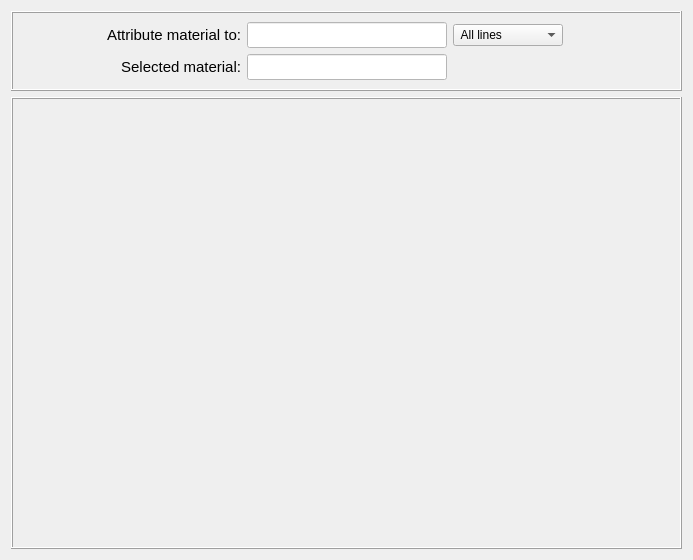
<?xml version="1.0" encoding="UTF-8"?>
<ui version="4.0">
 <class>Dialog</class>
 <widget class="QDialog" name="Dialog">
  <property name="geometry">
   <rect>
    <x>0</x>
    <y>0</y>
    <width>693</width>
    <height>560</height>
   </rect>
  </property>
  <property name="windowTitle">
   <string>Dialog</string>
  </property>
  <layout class="QGridLayout" name="gridLayout">
   <item row="1" column="0">
    <widget class="QFrame" name="frame_main_widget">
     <property name="frameShape">
      <enum>QFrame::Box</enum>
     </property>
     <property name="frameShadow">
      <enum>QFrame::Raised</enum>
     </property>
    </widget>
   </item>
   <item row="0" column="0">
    <widget class="QFrame" name="frame">
     <property name="minimumSize">
      <size>
       <width>400</width>
       <height>0</height>
      </size>
     </property>
     <property name="maximumSize">
      <size>
       <width>800</width>
       <height>80</height>
      </size>
     </property>
     <property name="frameShape">
      <enum>QFrame::Box</enum>
     </property>
     <property name="frameShadow">
      <enum>QFrame::Raised</enum>
     </property>
     <property name="lineWidth">
      <number>1</number>
     </property>
     <layout class="QGridLayout" name="gridLayout_2">
      <item row="0" column="0">
       <widget class="QLabel" name="label">
        <property name="font">
         <font>
          <family>MS Shell Dlg 2</family>
          <pointsize>11</pointsize>
          <weight>50</weight>
          <bold>false</bold>
         </font>
        </property>
        <property name="text">
         <string>&lt;html&gt;&lt;head/&gt;&lt;body&gt;&lt;p align=&quot;right&quot;&gt;Attribute material to:&lt;/p&gt;&lt;/body&gt;&lt;/html&gt;</string>
        </property>
        <property name="textFormat">
         <enum>Qt::AutoText</enum>
        </property>
        <property name="alignment">
         <set>Qt::AlignCenter</set>
        </property>
       </widget>
      </item>
      <item row="0" column="1">
       <widget class="QLineEdit" name="lineEdit_selected_id">
        <property name="enabled">
         <bool>true</bool>
        </property>
        <property name="minimumSize">
         <size>
          <width>200</width>
          <height>26</height>
         </size>
        </property>
        <property name="maximumSize">
         <size>
          <width>200</width>
          <height>26</height>
         </size>
        </property>
        <property name="font">
         <font>
          <family>MS Shell Dlg 2</family>
          <pointsize>11</pointsize>
          <weight>50</weight>
          <italic>false</italic>
          <bold>false</bold>
         </font>
        </property>
        <property name="focusPolicy">
         <enum>Qt::ClickFocus</enum>
        </property>
        <property name="styleSheet">
         <string notr="true">background-color: rgb(255, 255, 255);
color: rgb(0, 0, 255);</string>
        </property>
        <property name="text">
         <string/>
        </property>
        <property name="alignment">
         <set>Qt::AlignCenter</set>
        </property>
       </widget>
      </item>
      <item row="0" column="2">
       <widget class="QFrame" name="frame_4">
        <property name="frameShape">
         <enum>QFrame::NoFrame</enum>
        </property>
        <property name="frameShadow">
         <enum>QFrame::Raised</enum>
        </property>
        <layout class="QGridLayout" name="gridLayout_3">
         <property name="leftMargin">
          <number>0</number>
         </property>
         <property name="topMargin">
          <number>0</number>
         </property>
         <property name="rightMargin">
          <number>0</number>
         </property>
         <property name="bottomMargin">
          <number>0</number>
         </property>
         <property name="spacing">
          <number>0</number>
         </property>
         <item row="0" column="0">
          <widget class="QComboBox" name="comboBox_attribution_type">
           <item>
            <property name="text">
             <string> All lines</string>
            </property>
           </item>
           <item>
            <property name="text">
             <string> Selected lines</string>
            </property>
           </item>
          </widget>
         </item>
         <item row="0" column="1">
          <widget class="QFrame" name="frame_5">
           <property name="frameShape">
            <enum>QFrame::NoFrame</enum>
           </property>
           <property name="frameShadow">
            <enum>QFrame::Raised</enum>
           </property>
          </widget>
         </item>
        </layout>
       </widget>
      </item>
      <item row="1" column="0">
       <widget class="QLabel" name="label_3">
        <property name="font">
         <font>
          <family>MS Shell Dlg 2</family>
          <pointsize>11</pointsize>
          <weight>50</weight>
          <bold>false</bold>
         </font>
        </property>
        <property name="text">
         <string>&lt;html&gt;&lt;head/&gt;&lt;body&gt;&lt;p align=&quot;right&quot;&gt;Selected material:&lt;/p&gt;&lt;/body&gt;&lt;/html&gt;</string>
        </property>
        <property name="textFormat">
         <enum>Qt::AutoText</enum>
        </property>
        <property name="alignment">
         <set>Qt::AlignRight|Qt::AlignTrailing|Qt::AlignVCenter</set>
        </property>
       </widget>
      </item>
      <item row="1" column="1">
       <widget class="QLineEdit" name="lineEdit_selected_material_name">
        <property name="enabled">
         <bool>false</bool>
        </property>
        <property name="minimumSize">
         <size>
          <width>200</width>
          <height>26</height>
         </size>
        </property>
        <property name="maximumSize">
         <size>
          <width>200</width>
          <height>26</height>
         </size>
        </property>
        <property name="font">
         <font>
          <family>MS Shell Dlg 2</family>
          <pointsize>11</pointsize>
          <weight>50</weight>
          <italic>false</italic>
          <bold>false</bold>
         </font>
        </property>
        <property name="focusPolicy">
         <enum>Qt::ClickFocus</enum>
        </property>
        <property name="styleSheet">
         <string notr="true">background-color: rgb(255, 255, 255);
color: rgb(0, 0, 255);</string>
        </property>
        <property name="text">
         <string/>
        </property>
        <property name="alignment">
         <set>Qt::AlignCenter</set>
        </property>
       </widget>
      </item>
      <item row="1" column="2">
       <widget class="QFrame" name="frame_3">
        <property name="frameShape">
         <enum>QFrame::NoFrame</enum>
        </property>
        <property name="frameShadow">
         <enum>QFrame::Raised</enum>
        </property>
       </widget>
      </item>
     </layout>
    </widget>
   </item>
  </layout>
 </widget>
 <resources/>
 <connections/>
</ui>
